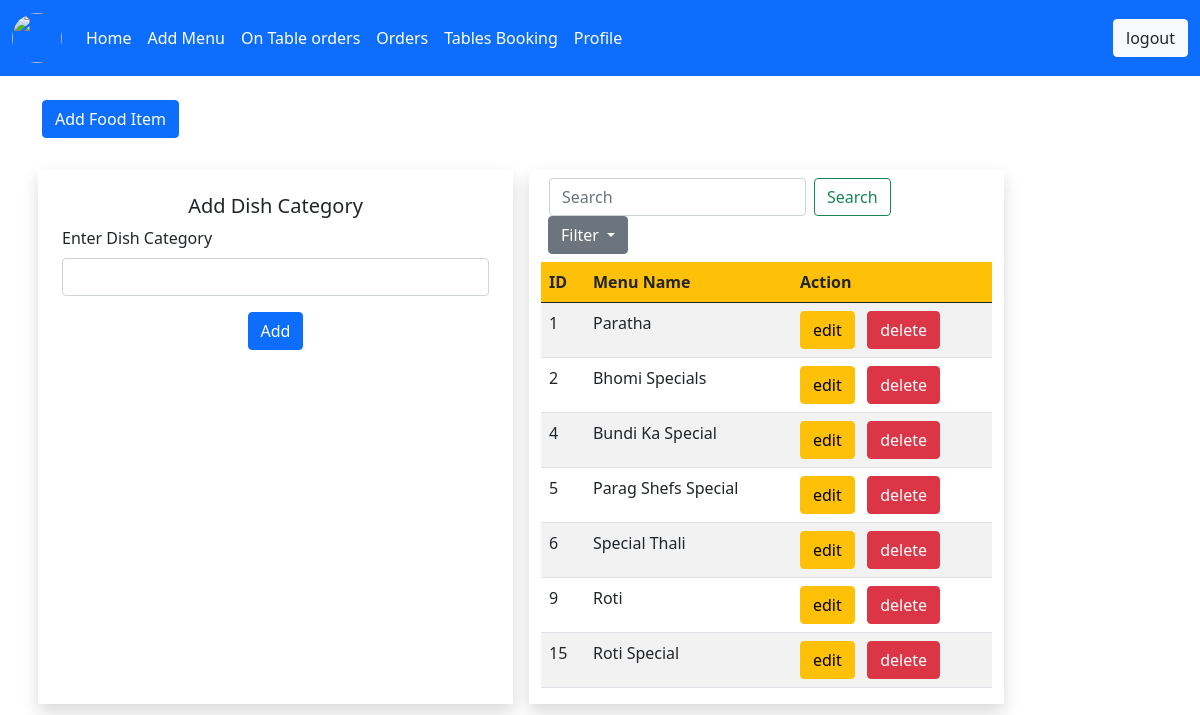
/restaurant/menu (signed in), run on the app's committed database.
### restaurant/models.py (models this page shows, shortened)
class dish_category(models.Model):
    name = models.CharField(max_length=500)
    rest_id = models.ForeignKey(restaurant, on_delete=models.CASCADE)

### restaurant/views.py (the view)
# urls.py: path('menu',views.menu,name="restaurant_menu"),
def menu(request):
    if 'restaurant_email' in request.session:
        if request.method == "POST":
            dish_types = dish_type.objects.get(id=request.POST[''])
            dish_cat = request.POST['dish_category']
        else:
            res_id = restaurant.objects.get(restaurant_email = request.session['restaurant_email'])
            dish_types = dish_type.objects.all()
            if 'search' in request.GET:
                dish_cat = dish_category.objects.filter(name__icontains=request.GET['search'],rest_id=res_id)
            else:
                dish_cat = dish_category.objects.filter(rest_id=res_id)
            return render(request,'restaurant/menu.html',{'dish_type':dish_types,'dish_cat':dish_cat})
    else:
        messages.error(request,'session expired ! Login Again')
        return  redirect(login)

### templates/restaurant/menu.html (shortened to what this page needs)
{% extends 'restaurant/base.html' %}
{% block  content %}
<br>
    <div class="container">
       <a href="{% url 'add_food_item' %}" class="btn btn-primary">Add Food Item</a>
    </div>
    <br>
    <div class="container">
        <div class="row">
            <div class="col-lg-5 shadow p-4 m-2">
                <h5 class="card-title text-center">Add Dish Category</h5>
                <form action="{% url 'add_dish_category' %}" method="get">
                  <div class="mb-3">
                    <label class="form-label">Enter Dish Category </label>
                    <input type="text" class="form-control" name="dish_category" required>
                  </div>
                  <center><button type="submit" class="btn btn-primary">Add</button></center>
                </form>
              </div>
            <div class="col-lg-5 shadow  m-2" >
             <div class="p-2 input-group ">
                 <form class="d-flex " action="{% url 'restaurant_menu' %}">
                  <input class="form-control me-2" type="search" placeholder="Search" name="search" aria-label="Search">
                  <button class="btn btn-outline-success" type="submit">Search</button>
                </form>&nbsp;&nbsp;&nbsp;
                 <div class="dropdown ml-3">
                  <button class="btn btn-secondary dropdown-toggle" type="button" id="dropdownMenuButton1" data-bs-toggle="dropdown" aria-expanded="false">
                    Filter
                  </button>
                </div>
             </div>
               <table class="table table-striped">
                  <thead class="bg-warning ">
                    <tr>
                      <th scope="col">ID</th>
                      <th scope="col">Menu Name</th>
                      <th scope="col">Action </th>
                    </tr>
                  </thead>
                  <tbody>
                  {%  for dish_cat in dish_cat %}
                    <tr>
                      <td>{{ dish_cat.id }}</td>
                      <td>{{ dish_cat.name }}</td>
                      <td>
                        <a href="{% url 'edit_menu_item' id=dish_cat.id %}" class="btn btn-warning">edit</a>
                        <a href="{% url 'delete_menu_item' id=dish_cat.id %}" class="btn btn-danger">delete</a>
                      </td>
                    </tr>
                  {% endfor %}
                  </tbody>
                </table>
            </div>
        </div>
    </div>
{% endblock %}

### data on the page
dish_category: id "1", name "Paratha"
dish_category: id "2", name "Bhomi Specials"
dish_category: id "4", name "Bundi Ka Special"
dish_category: id "5", name "Parag Shefs Special"
dish_category: id "6", name "Special Thali"
dish_category: id "9", name "Roti"
dish_category: id "15", name "Roti Special"
